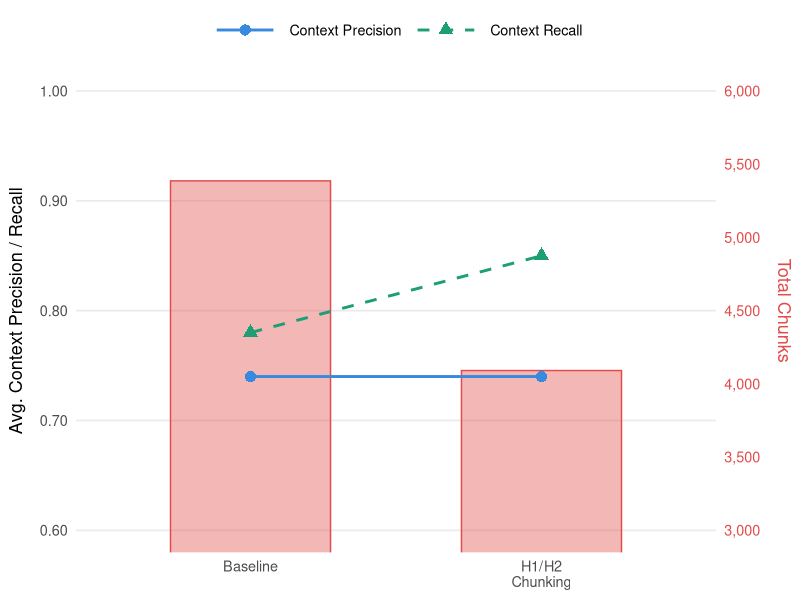
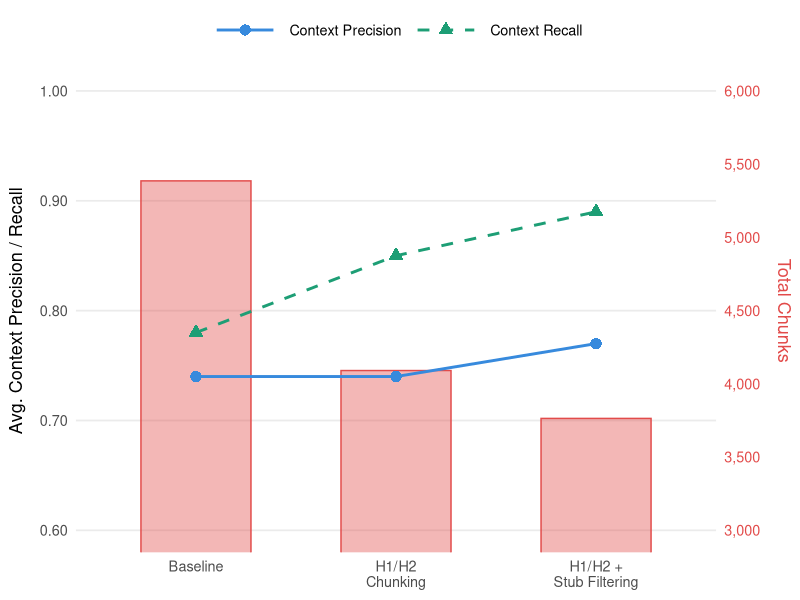

The R source for these figures, in order:
## ---- chunk 1
library(ggplot2)

iterations <- c("Baseline", "H1/H2\nChunking")

precision <- c(0.74, 0.74)
recall    <- c(0.78, 0.85)
chunks    <- c(5386, 4091)

df_lines <- data.frame(
  iteration = rep(factor(iterations, levels = iterations), 2),
  value     = c(precision, recall),
  metric    = rep(c("Context Precision", "Context Recall"), each = 2)
)

df_bars <- data.frame(
  iteration = factor(iterations, levels = iterations),
  chunks    = chunks
)

chunk_min  <- 3000
chunk_max  <- 6000
score_min  <- 0.60
score_max  <- 1.00

rescale_to_score <- function(x) {
  score_min + (x - chunk_min) / (chunk_max - chunk_min) * (score_max - score_min)
}

rescale_to_chunks <- function(y) {
  chunk_min + (y - score_min) / (score_max - score_min) * (chunk_max - chunk_min)
}

df_bars$chunks_scaled <- rescale_to_score(df_bars$chunks)

ggplot() +
  geom_col(
    data      = df_bars,
    aes(x = iteration, y = chunks_scaled),
    fill      = "#E24B4A",
    alpha     = 0.40,
    colour    = "#E24B4A",
    linewidth = 0.5,
    width     = 0.55
  ) +
  geom_line(
    data      = df_lines,
    aes(x = iteration, y = value, colour = metric, linetype = metric, group = metric),
    linewidth = 1.0
  ) +
  geom_point(
    data  = df_lines,
    aes(x = iteration, y = value, colour = metric, shape = metric),
    size  = 3.5
  ) +
  scale_colour_manual(
    values = c("Context Precision" = "#378ADD", "Context Recall" = "#1D9E75")
  ) +
  scale_linetype_manual(
    values = c("Context Precision" = "solid", "Context Recall" = "dashed")
  ) +
  scale_shape_manual(
    values = c("Context Precision" = 16, "Context Recall" = 17)
  ) +
  scale_y_continuous(
    name   = "Avg. Context Precision / Recall",
    breaks = seq(score_min, score_max, by = 0.10),
    labels = scales::number_format(accuracy = 0.01),
    sec.axis = sec_axis(
      transform = rescale_to_chunks,
      name      = "Total Chunks",
      breaks    = seq(3000, 6000, by = 500),
      labels    = scales::comma
    )
  ) +
  coord_cartesian(ylim = c(score_min, score_max)) +
  scale_x_discrete(name = NULL) +
  labs(colour = NULL, linetype = NULL, shape = NULL) +
  theme_minimal(base_size = 13) +
  theme(
    legend.position     = "top",
    legend.key.width    = unit(1.8, "cm"),
    panel.grid.minor    = element_blank(),
    panel.grid.major.x  = element_blank(),
    axis.title.y.left   = element_text(margin = margin(r = 10)),
    axis.title.y.right  = element_text(margin = margin(l = 10), colour = "#E24B4A"),
    axis.text.y.right   = element_text(colour = "#E24B4A")
  )

## ---- chunk 2
library(ggplot2)

iterations <- c("Baseline", "H1/H2\nChunking", "H1/H2 +\nStub Filtering")

precision <- c(0.74, 0.74, 0.77)
recall    <- c(0.78, 0.85, 0.89)
chunks    <- c(5386, 4091, 3764)

df_lines <- data.frame(
  iteration = rep(factor(iterations, levels = iterations), 2),
  value     = c(precision, recall),
  metric    = rep(c("Context Precision", "Context Recall"), each = 3)
)

df_bars <- data.frame(
  iteration = factor(iterations, levels = iterations),
  chunks    = chunks
)

chunk_min  <- 3000
chunk_max  <- 6000
score_min  <- 0.60
score_max  <- 1.00

rescale_to_score <- function(x) {
  score_min + (x - chunk_min) / (chunk_max - chunk_min) * (score_max - score_min)
}

rescale_to_chunks <- function(y) {
  chunk_min + (y - score_min) / (score_max - score_min) * (chunk_max - chunk_min)
}

df_bars$chunks_scaled <- rescale_to_score(df_bars$chunks)

ggplot() +
  geom_col(
    data      = df_bars,
    aes(x = iteration, y = chunks_scaled),
    fill      = "#E24B4A",
    alpha     = 0.40,
    colour    = "#E24B4A",
    linewidth = 0.5,
    width     = 0.55
  ) +
  geom_line(
    data      = df_lines,
    aes(x = iteration, y = value, colour = metric, linetype = metric, group = metric),
    linewidth = 1.0
  ) +
  geom_point(
    data  = df_lines,
    aes(x = iteration, y = value, colour = metric, shape = metric),
    size  = 3.5
  ) +
  scale_colour_manual(
    values = c("Context Precision" = "#378ADD", "Context Recall" = "#1D9E75")
  ) +
  scale_linetype_manual(
    values = c("Context Precision" = "solid", "Context Recall" = "dashed")
  ) +
  scale_shape_manual(
    values = c("Context Precision" = 16, "Context Recall" = 17)
  ) +
  scale_y_continuous(
    name   = "Avg. Context Precision / Recall",
    breaks = seq(score_min, score_max, by = 0.10),
    labels = scales::number_format(accuracy = 0.01),
    sec.axis = sec_axis(
      transform = rescale_to_chunks,
      name      = "Total Chunks",
      breaks    = seq(3000, 6000, by = 500),
      labels    = scales::comma
    )
  ) +
  coord_cartesian(ylim = c(score_min, score_max)) +
  scale_x_discrete(name = NULL) +
  labs(colour = NULL, linetype = NULL, shape = NULL) +
  theme_minimal(base_size = 13) +
  theme(
    legend.position     = "top",
    legend.key.width    = unit(1.8, "cm"),
    panel.grid.minor    = element_blank(),
    panel.grid.major.x  = element_blank(),
    axis.title.y.left   = element_text(margin = margin(r = 10)),
    axis.title.y.right  = element_text(margin = margin(l = 10), colour = "#E24B4A"),
    axis.text.y.right   = element_text(colour = "#E24B4A")
  )
